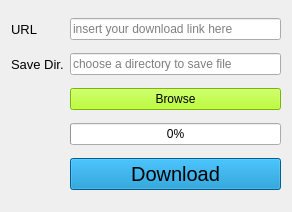
<?xml version="1.0" encoding="UTF-8"?>
<ui version="4.0">
 <class>DownloadManager</class>
 <widget class="QWidget" name="DownloadManager">
  <property name="geometry">
   <rect>
    <x>0</x>
    <y>0</y>
    <width>292</width>
    <height>212</height>
   </rect>
  </property>
  <property name="palette">
   <palette>
    <active>
     <colorrole role="Highlight">
      <brush brushstyle="SolidPattern">
       <color alpha="255">
        <red>0</red>
        <green>255</green>
        <blue>0</blue>
       </color>
      </brush>
     </colorrole>
    </active>
    <inactive>
     <colorrole role="Highlight">
      <brush brushstyle="SolidPattern">
       <color alpha="255">
        <red>0</red>
        <green>255</green>
        <blue>0</blue>
       </color>
      </brush>
     </colorrole>
    </inactive>
    <disabled>
     <colorrole role="Highlight">
      <brush brushstyle="SolidPattern">
       <color alpha="255">
        <red>0</red>
        <green>120</green>
        <blue>215</blue>
       </color>
      </brush>
     </colorrole>
    </disabled>
   </palette>
  </property>
  <property name="windowTitle">
   <string>Download Manager</string>
  </property>
  <property name="autoFillBackground">
   <bool>false</bool>
  </property>
  <property name="styleSheet">
   <string notr="true"/>
  </property>
  <layout class="QGridLayout" name="gridLayout">
   <item row="1" column="0">
    <widget class="QLabel" name="label_2">
     <property name="font">
      <font>
       <pointsize>10</pointsize>
      </font>
     </property>
     <property name="text">
      <string>Save Dir.</string>
     </property>
    </widget>
   </item>
   <item row="3" column="1">
    <widget class="QProgressBar" name="p_bar">
     <property name="value">
      <number>0</number>
     </property>
     <property name="alignment">
      <set>Qt::AlignCenter</set>
     </property>
    </widget>
   </item>
   <item row="4" column="1">
    <widget class="QPushButton" name="btn_download">
     <property name="font">
      <font>
       <pointsize>15</pointsize>
      </font>
     </property>
     <property name="styleSheet">
      <string notr="true">background-color: rgb(0, 135, 198);</string>
     </property>
     <property name="text">
      <string>Download</string>
     </property>
    </widget>
   </item>
   <item row="0" column="1">
    <widget class="QLineEdit" name="tb_url">
     <property name="focusPolicy">
      <enum>Qt::ClickFocus</enum>
     </property>
     <property name="placeholderText">
      <string>insert your download link here</string>
     </property>
    </widget>
   </item>
   <item row="0" column="0">
    <widget class="QLabel" name="label">
     <property name="font">
      <font>
       <pointsize>10</pointsize>
      </font>
     </property>
     <property name="text">
      <string>URL</string>
     </property>
    </widget>
   </item>
   <item row="1" column="1">
    <widget class="QLineEdit" name="tb_dir">
     <property name="placeholderText">
      <string>choose a directory to save file</string>
     </property>
    </widget>
   </item>
   <item row="2" column="1">
    <widget class="QPushButton" name="btn_browse">
     <property name="styleSheet">
      <string notr="true">background-color: rgb(170, 255, 0);</string>
     </property>
     <property name="text">
      <string>Browse</string>
     </property>
    </widget>
   </item>
  </layout>
 </widget>
 <resources/>
 <connections/>
</ui>
